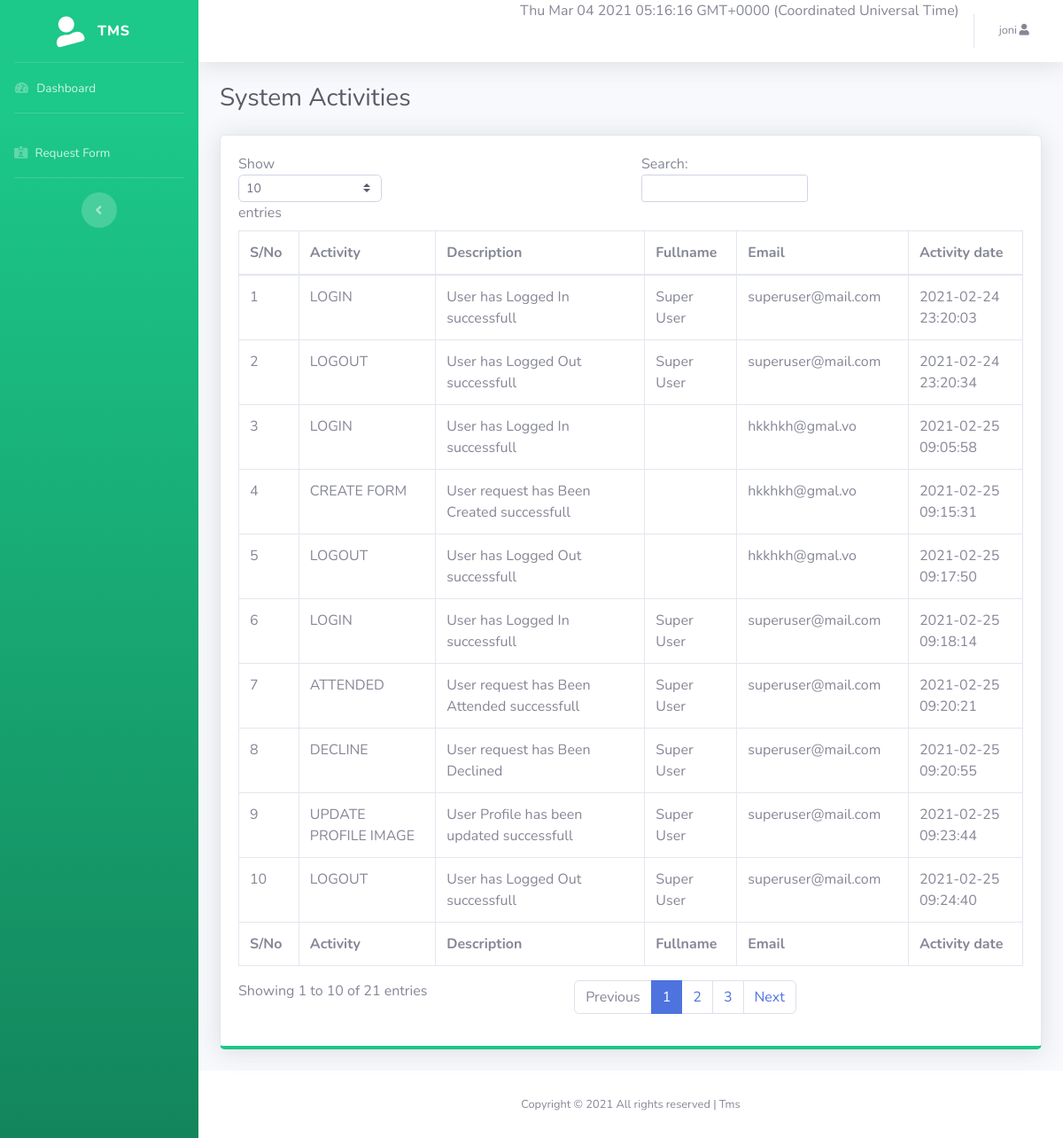
Screenshot of /pages/activity.php (signed in) with the database file from the repository.
### tables this page shows
CREATE TABLE IF NOT EXISTS `activities` (
  `act_id` int(11) NOT NULL AUTO_INCREMENT,
  `description` varchar(90) NOT NULL,
  `activity` varchar(45) NOT NULL,
  `dateTime` timestamp NOT NULL DEFAULT CURRENT_TIMESTAMP ON UPDATE CURRENT_TIMESTAMP,
  `fk_userid` int(11) NOT NULL,
  PRIMARY KEY (`act_id`),
  KEY `fk_userid` (`fk_userid`)
);

CREATE TABLE IF NOT EXISTS `users` (
  `userId` int(11) NOT NULL AUTO_INCREMENT,
  `username` varchar(45) NOT NULL,
  `email` varchar(45) NOT NULL,
  `password` varchar(45) NOT NULL,
  `fullname` varchar(45) DEFAULT NULL,
  `phone` int(11) DEFAULT NULL,
  `address` varchar(45) DEFAULT NULL,
  `gender` varchar(45) DEFAULT NULL,
  `dob` date DEFAULT NULL,
  `images` varchar(45) DEFAULT NULL,
  `user_role` int(11) NOT NULL,
  PRIMARY KEY (`userId`)
);

### actions/auth.php (called while the page is built, shortened)
<?php
if ((!isset($_SESSION['username']))&&(!isset($_SESSION['userId']))&&(!isset($_SESSION['role']))) {
header("Location: ../index.php");
} else {
	$role = $_SESSION['role'];
}
?>

### pages/activity.php (the view, shortened to what this page needs)
<?php
include '../actions/auth.php';
include '../layoutIncl/heading.php';
include '../layoutIncl/leftnav.php';
include '../layoutIncl/topnav.php';
?>
                  <div class="container-fluid">
                      <div class="d-sm-flex align-items-center justify-content-between mb-4">
                          <h1 class="h3 mb-0 text-gray-800">System Activities</h1>
                      </div>
                      <div class="row">
                        <div class="col-lg-12">
                          <div class="card shadow mb-4 border-bottom-success">
                              <?php
                              require_once "../db/dbconnect.php";
                              $i = 0;
                              $sql = "SELECT * FROM activities a , users u WHERE a.fk_userid = u.userId ORDER BY (act_id) ASC ";
                              if($result = mysqli_query($conn, $sql)){
                                  if(mysqli_num_rows($result) > 0){
                                      echo "  <div class='card-body'>
                                                <div class='table-responsive'>
                                                    <table class='table table-bordered' id='dataTable' width='100%' cellspacing='0'>
                                                        <thead>
                                                            <tr>
                                                                <th>S/No</th>
                                                                <th>Activity</th>
                                                                <th>Description</th>
                                                                <th>Fullname</th>
                                                                <th>Email</th>
                                                                <th>Activity date</th>
                                                            </tr>
                                                        </thead>
                                                        <tfoot>
                                                            <tr>
                                                              <th>S/No</th>
                                                              <th>Activity</th>
                                                              <th>Description</th>
                                                              <th>Fullname</th>
                                                              <th>Email</th>
                                                              <th>Activity date</th>
                                                            </tr>
                                                        </tfoot>
                                                        <tbody>";
                                                    while($row = mysqli_fetch_array($result)){
                                                        echo "<tr>";
                                                            echo "<td>" . ++$i . "</td>";
                                                            echo "<td>" . $row['activity'] . "</td>";
                                                            echo "<td>" . $row['description'] . "</td>";
                                                            echo "<td>" . $row['fullname'] . "</td>";
                                                            echo "<td>" . $row['email'] . "</td>";
                                                            echo "<td>" . $row['dateTime'] . "</td>";
                                                        echo "</tr>";
                                                    }
                                                    echo "</tbody>";
                                                echo "</table>";
                                            } else{
                                                echo "<p class='lead'><em>No records were found.</em></p>";
                                            }
                                        } else{
                                            echo "ERROR: Could not able to execute $sql. " . mysqli_error($conn);
                                        }
                                        ?>
                                    </div>
                                </div>
                            </div>
                        </div>
                      </div>
                  </div>
            </div>
            <?php include '../layoutIncl/footer.php'; ?>
        </div>
    </div>
</body>
</html>

### layoutIncl/heading.php (shortened to what this page needs)
<!DOCTYPE html>
<html lang="en">
<head>
    <link href="../assets/fontawesome-free/css/all.min.css" rel="stylesheet" type="text/css">
    <link href="../assets/css/sb-admin-2.min.css" rel="stylesheet">
</head>
<body id="page-top">

### layoutIncl/leftnav.php (shortened to what this page needs)
<div id="wrapper">
    <ul class="navbar-nav bg-gradient-success sidebar sidebar-dark accordion" id="accordionSidebar">
        <a class="sidebar-brand d-flex align-items-center justify-content-center" href="#">
            <div class="sidebar-brand-icon rotate-n-15">
                <i class="fas fa-user-alt"></i>
            </div>
            <div class="sidebar-brand-text mx-3">Tms</div>
        </a>
        <hr class="sidebar-divider my-0">
        <?php
                if($role == 1){
                echo "
        <li class='nav-item'>
            <a class='nav-link' href='welcome.php'>
                <i class='fas fa-fw fa-tachometer-alt'></i>
                <span>Dashboard</span></a>
        </li>
        <hr class='sidebar-divider'>
        <li class='nav-item'>
            <a class='nav-link' href='form.php'>
                <i class='fas fa-id-card-alt'></i>
                <span>Request Form</span></a>
        </li>";
                }
                ?>
        <hr class="sidebar-divider d-none d-md-block">
        <div class="text-center d-none d-md-inline">
            <button class="rounded-circle border-0" id="sidebarToggle"></button>
        </div>
    </ul>

### layoutIncl/topnav.php (shortened to what this page needs)
<div id="content-wrapper" class="d-flex flex-column">
    <div id="content">
        <nav class="navbar navbar-expand navbar-light bg-white topbar mb-4 static-top shadow">
            <ul class="navbar-nav ml-auto">
                <li class="nav-item dropdown no-arrow">
                  <a class="nav-link dropdown-toggle" href="#" id="userDropdown" role="button" data-toggle="dropdown" aria-haspopup="true" aria-expanded="false">
                      <span class="mr-2 d-none d-lg-inline text-gray-600 small"><?php echo $_SESSION['username']; ?><i class="fas fa-user fa-fw"></i></span>
                  </a>
                </li>
            </ul>
        </nav>

### layoutIncl/footer.php
<footer class="sticky-footer bg-white">
    <div class="container my-auto">
        <div class="copyright text-center my-auto">
            <span>Copyright &copy; <script>document.write(new Date().getFullYear());</script> All rights reserved | Tms</span>
        </div>
    </div>
</footer>

### rows the page displays
activities: activity "LOGIN", description "User has Logged In successfull", fk_userid.fullname "Super User", fk_userid.email "superuser@mail.com", dateTime "2021-02-24 23:20:03"
activities: activity "LOGOUT", description "User has Logged Out successfull", fk_userid.fullname "Super User", fk_userid.email "superuser@mail.com", dateTime "2021-02-24 23:20:34"
activities: activity "LOGIN", description "User has Logged In successfull", fk_userid.email "hkkhkh@gmal.vo", dateTime "2021-02-25 09:05:58"
activities: activity "CREATE FORM", description "User request has Been Created successfull", fk_userid.email "hkkhkh@gmal.vo", dateTime "2021-02-25 09:15:31"
activities: activity "LOGOUT", description "User has Logged Out successfull", fk_userid.email "hkkhkh@gmal.vo", dateTime "2021-02-25 09:17:50"
activities: activity "LOGIN", description "User has Logged In successfull", fk_userid.fullname "Super User", fk_userid.email "superuser@mail.com", dateTime "2021-02-25 09:18:14"
activities: activity "ATTENDED", description "User request has Been Attended successfull", fk_userid.fullname "Super User", fk_userid.email "superuser@mail.com", dateTime "2021-02-25 09:20:21"
activities: activity "DECLINE", description "User request has Been Declined", fk_userid.fullname "Super User", fk_userid.email "superuser@mail.com", dateTime "2021-02-25 09:20:55"
activities: activity "UPDATE PROFILE IMAGE", description "User Profile has been updated successfull", fk_userid.fullname "Super User", fk_userid.email "superuser@mail.com", dateTime "2021-02-25 09:23:44"
activities: activity "LOGOUT", description "User has Logged Out successfull", fk_userid.fullname "Super User", fk_userid.email "superuser@mail.com", dateTime "2021-02-25 09:24:40"

### other values shown
$_SESSION['username'] "joni"
